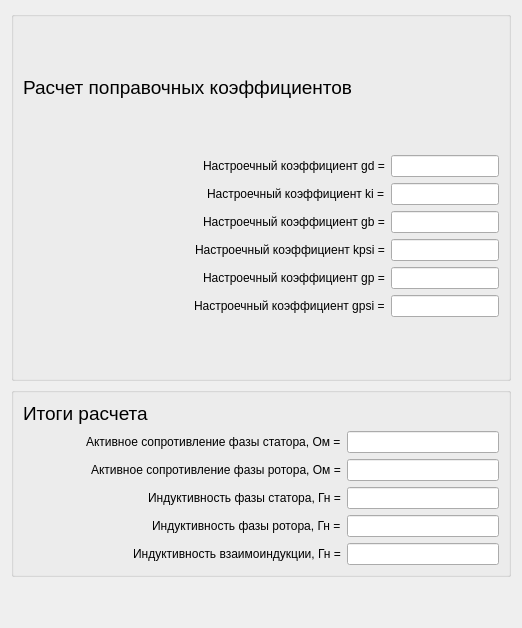
      <widget class="QWidget" name="page_3">
       <layout class="QGridLayout" name="gridLayout_10">
        <item row="0" column="0">
         <widget class="QGroupBox" name="groupBox">
          <property name="sizePolicy">
           <sizepolicy hsizetype="Expanding" vsizetype="Fixed">
            <horstretch>0</horstretch>
            <verstretch>0</verstretch>
           </sizepolicy>
          </property>
          <property name="minimumSize">
           <size>
            <width>0</width>
            <height>370</height>
           </size>
          </property>
          <property name="title">
           <string/>
          </property>
          <layout class="QVBoxLayout" name="verticalLayout_3">
           <item>
            <widget class="QLabel" name="label_3">
             <property name="sizePolicy">
              <sizepolicy hsizetype="Preferred" vsizetype="Fixed">
               <horstretch>0</horstretch>
               <verstretch>0</verstretch>
              </sizepolicy>
             </property>
             <property name="text">
              <string>&lt;html&gt;&lt;head/&gt;&lt;body&gt;&lt;p&gt;&lt;span style=&quot; font-size:14pt;&quot;&gt;Расчет поправочных коэффициентов&lt;/span&gt;&lt;/p&gt;&lt;/body&gt;&lt;/html&gt;</string>
             </property>
            </widget>
           </item>
           <item>
            <layout class="QGridLayout" name="gridLayout_8">
             <item row="4" column="1">
              <widget class="QLineEdit" name="lineEdit_15">
               <property name="sizePolicy">
                <sizepolicy hsizetype="Fixed" vsizetype="Fixed">
                 <horstretch>0</horstretch>
                 <verstretch>0</verstretch>
                </sizepolicy>
               </property>
               <property name="maximumSize">
                <size>
                 <width>16777215</width>
                 <height>16777215</height>
                </size>
               </property>
              </widget>
             </item>
             <item row="3" column="1">
              <widget class="QLineEdit" name="lineEdit_17">
               <property name="sizePolicy">
                <sizepolicy hsizetype="Fixed" vsizetype="Fixed">
                 <horstretch>0</horstretch>
                 <verstretch>0</verstretch>
                </sizepolicy>
               </property>
               <property name="maximumSize">
                <size>
                 <width>16777215</width>
                 <height>16777215</height>
                </size>
               </property>
              </widget>
             </item>
             <item row="1" column="1">
              <widget class="QLineEdit" name="lineEdit_16">
               <property name="sizePolicy">
                <sizepolicy hsizetype="Fixed" vsizetype="Fixed">
                 <horstretch>0</horstretch>
                 <verstretch>0</verstretch>
                </sizepolicy>
               </property>
               <property name="maximumSize">
                <size>
                 <width>16777215</width>
                 <height>16777215</height>
                </size>
               </property>
              </widget>
             </item>
             <item row="5" column="1">
              <widget class="QLineEdit" name="lineEdit_18">
               <property name="sizePolicy">
                <sizepolicy hsizetype="Fixed" vsizetype="Fixed">
                 <horstretch>0</horstretch>
                 <verstretch>0</verstretch>
                </sizepolicy>
               </property>
               <property name="maximumSize">
                <size>
                 <width>16777215</width>
                 <height>16777215</height>
                </size>
               </property>
              </widget>
             </item>
             <item row="1" column="0" alignment="Qt::AlignRight">
              <widget class="QLabel" name="label_18">
               <property name="text">
                <string>Настроечный коэффициент ki =</string>
               </property>
              </widget>
             </item>
             <item row="0" column="0" alignment="Qt::AlignRight">
              <widget class="QLabel" name="label_16">
               <property name="sizePolicy">
                <sizepolicy hsizetype="Preferred" vsizetype="Preferred">
                 <horstretch>0</horstretch>
                 <verstretch>0</verstretch>
                </sizepolicy>
               </property>
               <property name="minimumSize">
                <size>
                 <width>0</width>
                 <height>0</height>
                </size>
               </property>
               <property name="maximumSize">
                <size>
                 <width>16777215</width>
                 <height>16777215</height>
                </size>
               </property>
               <property name="text">
                <string>Настроечный коэффициент gd =</string>
               </property>
              </widget>
             </item>
             <item row="3" column="0" alignment="Qt::AlignRight">
              <widget class="QLabel" name="label_19">
               <property name="text">
                <string>Настроечный коэффициент kpsi =</string>
               </property>
              </widget>
             </item>
             <item row="4" column="0" alignment="Qt::AlignRight">
              <widget class="QLabel" name="label_17">
               <property name="text">
                <string>Настроечный коэффициент gp =</string>
               </property>
              </widget>
             </item>
             <item row="5" column="0" alignment="Qt::AlignRight">
              <widget class="QLabel" name="label_21">
               <property name="text">
                <string>Настроечный коэффициент gpsi =</string>
               </property>
              </widget>
             </item>
             <item row="0" column="1">
              <widget class="QLineEdit" name="lineEdit_13">
               <property name="enabled">
                <bool>true</bool>
               </property>
               <property name="sizePolicy">
                <sizepolicy hsizetype="Fixed" vsizetype="Fixed">
                 <horstretch>0</horstretch>
                 <verstretch>0</verstretch>
                </sizepolicy>
               </property>
               <property name="maximumSize">
                <size>
                 <width>16777215</width>
                 <height>16777215</height>
                </size>
               </property>
              </widget>
             </item>
             <item row="2" column="1">
              <widget class="QLineEdit" name="lineEdit_14">
               <property name="sizePolicy">
                <sizepolicy hsizetype="Fixed" vsizetype="Fixed">
                 <horstretch>0</horstretch>
                 <verstretch>0</verstretch>
                </sizepolicy>
               </property>
               <property name="maximumSize">
                <size>
                 <width>16777215</width>
                 <height>16777215</height>
                </size>
               </property>
              </widget>
             </item>
             <item row="2" column="0" alignment="Qt::AlignRight">
              <widget class="QLabel" name="label_20">
               <property name="text">
                <string>Настроечный коэффициент gb =</string>
               </property>
              </widget>
             </item>
            </layout>
           </item>
          </layout>
         </widget>
        </item>
        <item row="1" column="0">
         <widget class="QGroupBox" name="groupBox_2">
          <property name="sizePolicy">
           <sizepolicy hsizetype="Fixed" vsizetype="Fixed">
            <horstretch>0</horstretch>
            <verstretch>0</verstretch>
           </sizepolicy>
          </property>
          <property name="minimumSize">
           <size>
            <width>500</width>
            <height>0</height>
           </size>
          </property>
          <property name="maximumSize">
           <size>
            <width>550</width>
            <height>16777215</height>
           </size>
          </property>
          <property name="title">
           <string/>
          </property>
          <layout class="QGridLayout" name="gridLayout_9">
           <item row="3" column="1">
            <widget class="QLineEdit" name="lineEdit_10">
             <property name="sizePolicy">
              <sizepolicy hsizetype="Fixed" vsizetype="Fixed">
               <horstretch>0</horstretch>
               <verstretch>0</verstretch>
              </sizepolicy>
             </property>
             <property name="minimumSize">
              <size>
               <width>152</width>
               <height>0</height>
              </size>
             </property>
             <property name="maximumSize">
              <size>
               <width>16777215</width>
               <height>16777215</height>
              </size>
             </property>
            </widget>
           </item>
           <item row="1" column="1">
            <widget class="QLineEdit" name="lineEdit_12">
             <property name="enabled">
              <bool>true</bool>
             </property>
             <property name="sizePolicy">
              <sizepolicy hsizetype="Fixed" vsizetype="Fixed">
               <horstretch>0</horstretch>
               <verstretch>0</verstretch>
              </sizepolicy>
             </property>
             <property name="minimumSize">
              <size>
               <width>152</width>
               <height>0</height>
              </size>
             </property>
             <property name="maximumSize">
              <size>
               <width>16777215</width>
               <height>16777215</height>
              </size>
             </property>
            </widget>
           </item>
           <item row="0" column="0">
            <widget class="QLabel" name="label_15">
             <property name="sizePolicy">
              <sizepolicy hsizetype="Preferred" vsizetype="Fixed">
               <horstretch>0</horstretch>
               <verstretch>0</verstretch>
              </sizepolicy>
             </property>
             <property name="text">
              <string>&lt;html&gt;&lt;head/&gt;&lt;body&gt;&lt;p&gt;&lt;span style=&quot; font-size:14pt;&quot;&gt;Итоги расчета&lt;/span&gt;&lt;/p&gt;&lt;/body&gt;&lt;/html&gt;</string>
             </property>
            </widget>
           </item>
           <item row="3" column="0" alignment="Qt::AlignRight">
            <widget class="QLabel" name="label_12">
             <property name="text">
              <string>Индуктивность фазы статора, Гн =</string>
             </property>
            </widget>
           </item>
           <item row="4" column="1">
            <widget class="QLineEdit" name="lineEdit_9">
             <property name="sizePolicy">
              <sizepolicy hsizetype="Fixed" vsizetype="Fixed">
               <horstretch>0</horstretch>
               <verstretch>0</verstretch>
              </sizepolicy>
             </property>
             <property name="minimumSize">
              <size>
               <width>152</width>
               <height>0</height>
              </size>
             </property>
             <property name="maximumSize">
              <size>
               <width>16777215</width>
               <height>16777215</height>
              </size>
             </property>
            </widget>
           </item>
           <item row="4" column="0" alignment="Qt::AlignRight">
            <widget class="QLabel" name="label_13">
             <property name="text">
              <string>Индуктивность фазы ротора, Гн =</string>
             </property>
            </widget>
           </item>
           <item row="2" column="1">
            <widget class="QLineEdit" name="lineEdit_11">
             <property name="sizePolicy">
              <sizepolicy hsizetype="Fixed" vsizetype="Fixed">
               <horstretch>0</horstretch>
               <verstretch>0</verstretch>
              </sizepolicy>
             </property>
             <property name="minimumSize">
              <size>
               <width>152</width>
               <height>0</height>
              </size>
             </property>
             <property name="maximumSize">
              <size>
               <width>16777215</width>
               <height>16777215</height>
              </size>
             </property>
            </widget>
           </item>
           <item row="5" column="1">
            <widget class="QLineEdit" name="lineEdit_8">
             <property name="sizePolicy">
              <sizepolicy hsizetype="Fixed" vsizetype="Fixed">
               <horstretch>0</horstretch>
               <verstretch>0</verstretch>
              </sizepolicy>
             </property>
             <property name="minimumSize">
              <size>
               <width>152</width>
               <height>0</height>
              </size>
             </property>
             <property name="maximumSize">
              <size>
               <width>16777215</width>
               <height>16777215</height>
              </size>
             </property>
            </widget>
           </item>
           <item row="2" column="0" alignment="Qt::AlignRight">
            <widget class="QLabel" name="label_11">
             <property name="text">
              <string>Активное сопротивление фазы ротора, Ом =</string>
             </property>
            </widget>
           </item>
           <item row="1" column="0" alignment="Qt::AlignRight">
            <widget class="QLabel" name="label_10">
             <property name="text">
              <string>Активное сопротивление фазы статора, Ом =</string>
             </property>
            </widget>
           </item>
           <item row="5" column="0" alignment="Qt::AlignRight">
            <widget class="QLabel" name="label_14">
             <property name="text">
              <string>Индуктивность взаимоиндукции, Гн =</string>
             </property>
            </widget>
           </item>
          </layout>
         </widget>
        </item>
        <item row="2" column="0">
         <spacer name="verticalSpacer">
          <property name="orientation">
           <enum>Qt::Vertical</enum>
          </property>
          <property name="sizeHint" stdset="0">
           <size>
            <width>20</width>
            <height>40</height>
           </size>
          </property>
         </spacer>
        </item>
       </layout>
      </widget>
